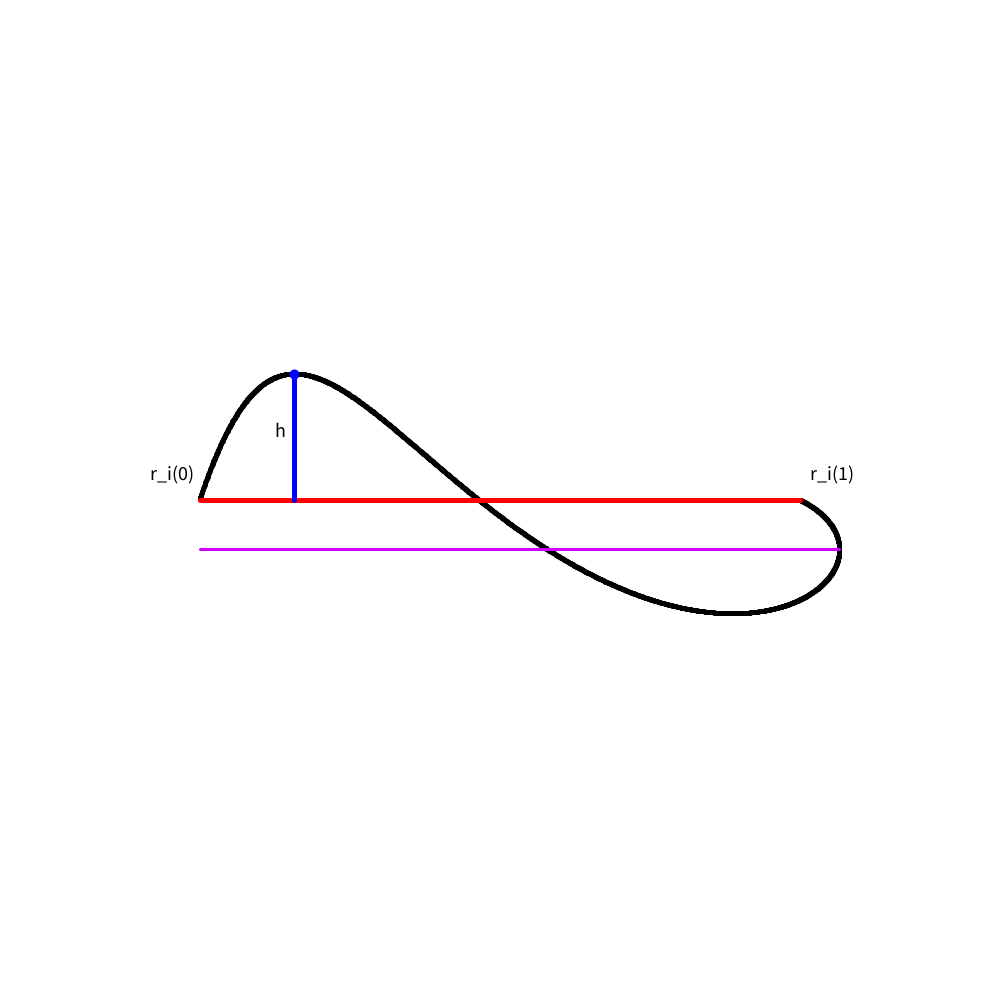
Frame 1 (no input)
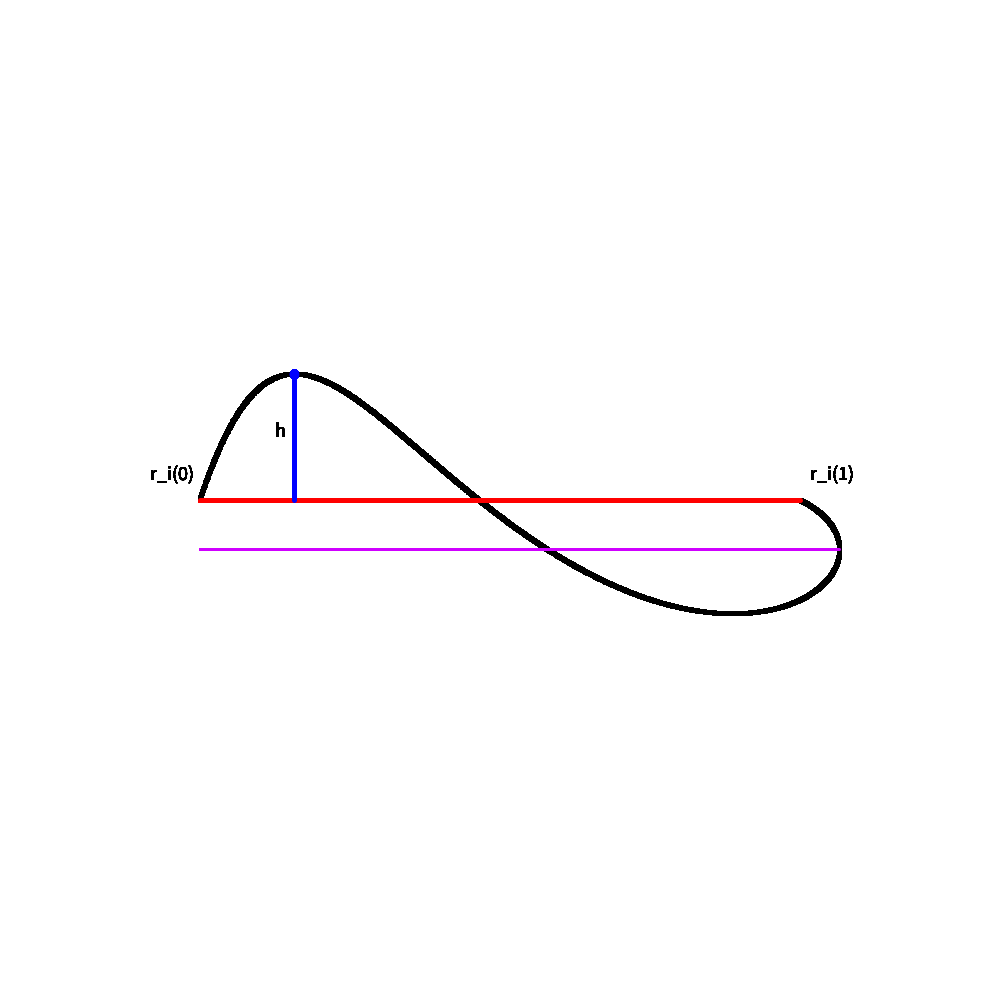
Frame 60 (the mouse pressed at the canvas centre just before this capture)
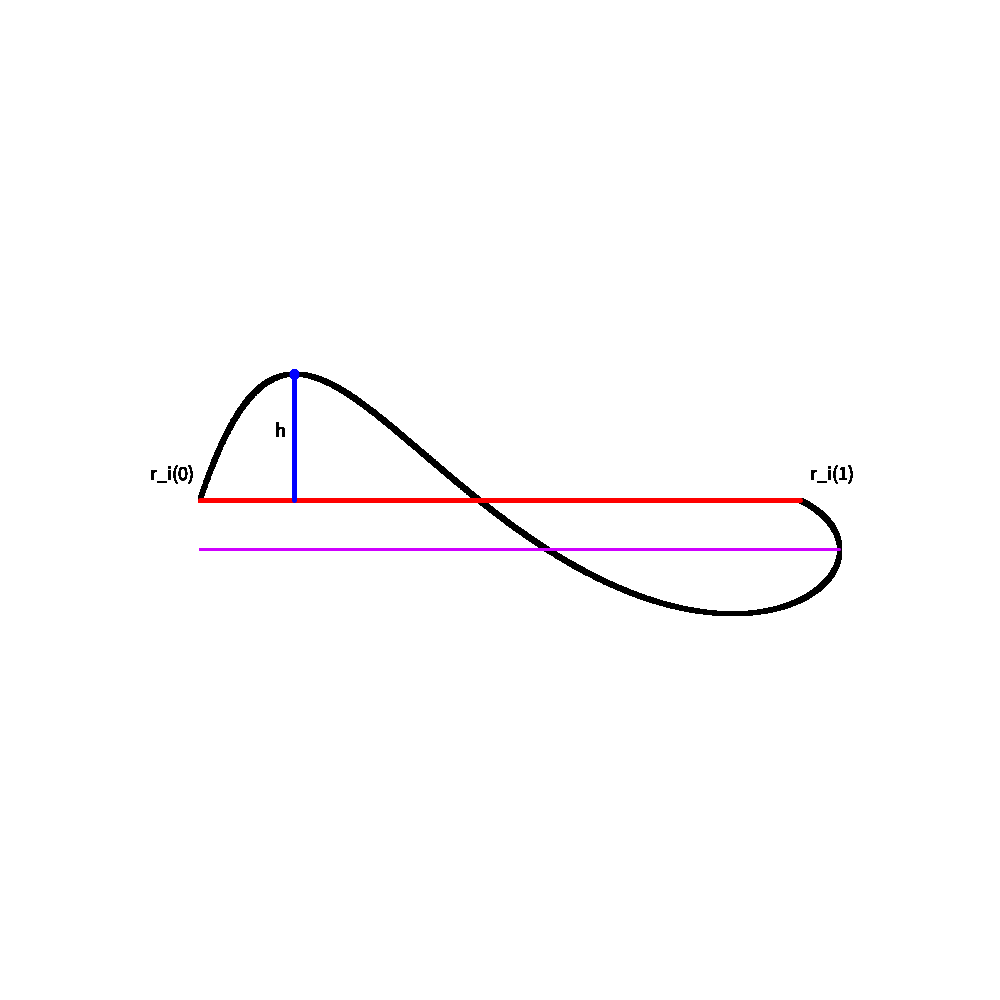
Frame 120 (the mouse held since frame 60 and released just before this capture)

The Processing sketch that drew these frames (run headless with seeded random() and noise(); from frame 60 on, the mouse is pressed at the canvas centre):

// Processing sketch: sketch_proof
// ── sketch_proof.pde
float t,move=0,app=0.0001;
float[] M=  new float[100];
float[][] H = new float[1000][1000];
float maxmin,min;
float[] A = new float[6];
float ceta,pi;
float maxt=0,maxx,maxy=1000,maxxx=0,maxxy;
void setup()
{
  size(1000,1000);
  background(255);
}
void draw()
{
    Bezier2D(200,500,350,50,450,900,1000,600,800,500,1);
    stroke(255,0,0);
    line(200,500,800,500);
    fill(255,0,0);
    textSize(50);
    //text("L",500,550);
    stroke(0,0,255);
    strokeWeight(10);
    point(maxx,maxy);
    fill(0,0,0);
    textSize(20);
    //text("r_i(t_(1/2))",maxx-30,maxy-20);
    strokeWeight(5);
    text("h",maxx-20,(500+maxy)/2);
    line(maxx,maxy,maxx,500);
    stroke(#CF00FF);
    strokeWeight(3);
    line(200,maxxy,maxxx,maxxy);
}
void Bezier2D(float x0,float y0,float x1,float y1,float x2,float y2,float x3,float y3,float x4,float y4,float num)
{
  strokeWeight(6);
  stroke(0);
  //point(x0,y0);
  fill(0,0,0);
  textSize(20);
  text("r_i(0)",x0-50,y0-20);
  //text((int)num,x0+45,y0-20);
  //point(x1,y1);
  fill(0,0,0);
  textSize(20);
  //text("P1",x1+10,y1-20);
  //text(( int)num,x1+45,y1-20);
  //point(x2,y2);
  fill(0,0,0);
  textSize(20);
  //text("P2",x2+10,y2-20);
  //text((int)num,x2+45,y2-20);
  //point(x3,y3);
  fill(0,0,0);
  textSize(20);
  //text("P3",x3+10,y3-20);
  //text((int)num,x3+45,y3-20);
  //point(x4,y4);
  fill(0,0,0);
  textSize(20);
  text("r_i(1)",x4+10,y4-20);
  //text((int)num,x4+45,y4-20);
  float z,w,t=0;
  int o=0,k=0;
  for(t=0;t<=1;t+=0.0005)
  {
    z=t*t*t*t*x0+4*t*t*t*(1-t)*x1+6*t*t*(1-t)*(1-t)*x2+4*t*(1-t)*(1-t)*(1-t)*x3+(1-t)*(1-t)*(1-t)*(1-t)*x4;
    w=t*t*t*t*y0+4*t*t*t*(1-t)*y1+6*t*t*(1-t)*(1-t)*y2+4*t*(1-t)*(1-t)*(1-t)*y3+(1-t)*(1-t)*(1-t)*(1-t)*y4;
    if(w<=maxy)
    {
      maxt=t;
      maxx=z;
      maxy=w;
    }
    if(z>=maxxx)
    {
      maxxx=z;
      maxxy=w;
    }
    stroke(0,0,0);
    strokeWeight(5);
    point(z,w);
    o+=1;
    k+=1;
  }
}
